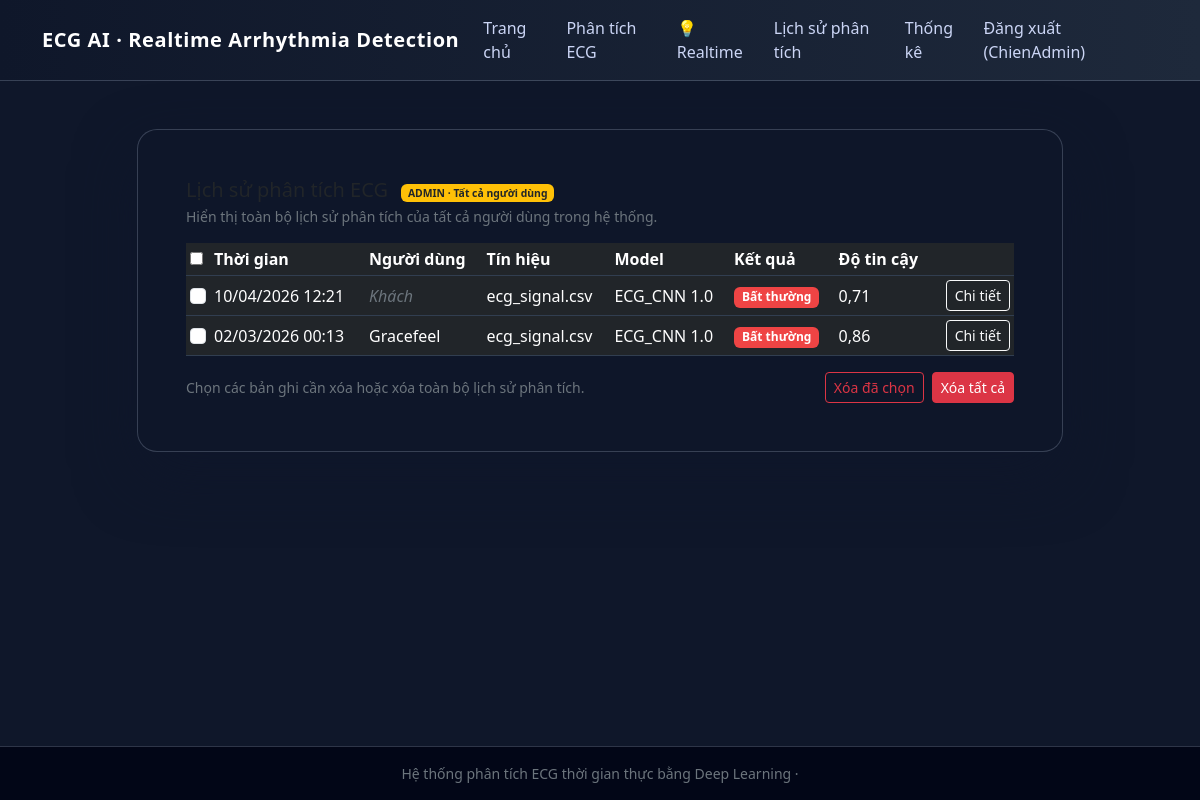
Before: /lich-su-phan-tich/ (signed in) with the older database file.
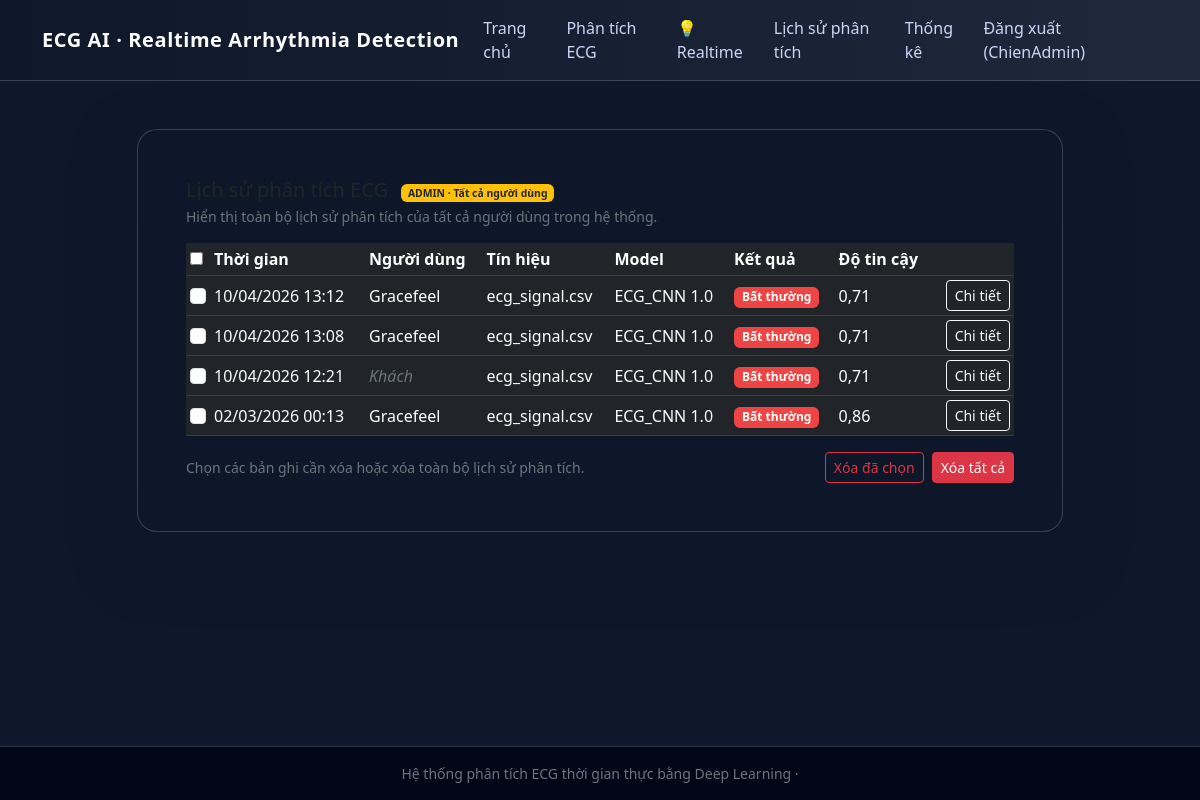
After: the same page with the newer database file.
### ecg/models.py (models this page shows, shortened)
class Prediction(models.Model):
    id = models.UUIDField(primary_key=True, default=uuid.uuid4, editable=False)
    signal = models.ForeignKey(
        ECGSignal, on_delete=models.CASCADE, related_name="predictions"
    )
    model = models.ForeignKey(
        ModelVersion, on_delete=models.PROTECT, related_name="predictions"
    )
    predicted_class = models.IntegerField()
    confidence_score = models.FloatField()
    mapped_result = models.CharField(max_length=20)
    timestamp = models.DateTimeField(default=timezone.now)
    created_at = models.DateTimeField(default=timezone.now)

class ECGSignal(models.Model):
    id = models.UUIDField(primary_key=True, default=uuid.uuid4, editable=False)
    user = models.ForeignKey(
        settings.AUTH_USER_MODEL,
        on_delete=models.SET_NULL,
        null=True,
        blank=True,
        related_name="ecg_signals",
    )
    signal_file = models.CharField(max_length=255)
    sampling_rate = models.IntegerField()
    duration = models.FloatField()
    uploaded_at = models.DateTimeField(default=timezone.now)

class ModelVersion(models.Model):
    id = models.UUIDField(primary_key=True, default=uuid.uuid4, editable=False)
    model_name = models.CharField(max_length=100)
    version = models.CharField(max_length=20)
    model_path = models.CharField(max_length=255)
    is_active = models.BooleanField(default=True)
    created_at = models.DateTimeField(default=timezone.now)

### users/models.py (models this page shows, shortened)
class User(AbstractUser):
    id = models.UUIDField(primary_key=True, default=uuid.uuid4, editable=False)
    username = models.CharField("Tên đăng nhập", max_length=150, unique=True)
    email = models.EmailField("email", max_length=150, unique=True)
    date_joined = models.DateTimeField("ngày tham gia", default=timezone.now)
    class Meta:
        verbose_name = "người dùng"
        verbose_name_plural = "người dùng"

### ecg/views.py (the view, shortened to what this page needs)
# urls.py: path("lich-su-phan-tich/", views.analysis_history, name="analysis_history"),
@login_required(login_url="users:login")
def analysis_history(request):
    if request.user.is_staff:
        predictions = (
            Prediction.objects.select_related("signal", "model", "signal__user")
            .order_by("-timestamp")[:100]
        )
        is_admin_view = True
    return render(
        request,
        "ecg/history.html",
        {
            "predictions": predictions,
            "is_admin_view": is_admin_view,
        },
    )

### ecg/templates/ecg/history.html (shortened to what the changed rows need)
{% extends "ecg/base.html" %}
{% block content %}
<div class="row justify-content-center">
    <div class="col-lg-10">
        <div class="card card-glass mb-4">
            <div class="card-body p-4 p-md-5">
                <div class="d-flex justify-content-between align-items-center mb-3">
                    <div>
                        <h1 class="h5 mb-1">Lịch sử phân tích ECG
                            {% if is_admin_view %}
                                <span class="badge bg-warning text-dark ms-2" style="font-size:0.65rem;">ADMIN · Tất cả người dùng</span>
                            {% endif %}
                        </h1>
                    </div>
                </div>
                {% if predictions %}
                    <form method="post" action="{% url 'ecg:delete_history' %}">
                        <div class="table-responsive">
                            <table class="table table-dark table-sm align-middle mb-0 history-table">
                                <thead>
                                    <tr>
                                        <th style="width: 1%;">
                                            <input type="checkbox" id="select-all">
                                        </th>
                                        <th>Thời gian</th>
                                        {% if is_admin_view %}
                                            <th>Người dùng</th>
                                        {% endif %}
                                        <th>Tín hiệu</th>
                                        <th>Model</th>
                                        <th>Kết quả</th>
                                        <th>Độ tin cậy</th>
                                        <th></th>
                                    </tr>
                                </thead>
                                <tbody>
                                    {% for p in predictions %}
                                        <tr>
                                            <td>
                                                <input
                                                    type="checkbox"
                                                    name="selected_predictions"
                                                    value="{{ p.id }}"
                                                    class="form-check-input prediction-checkbox"
                                                >
                                            </td>
                                            <td>{{ p.timestamp|date:"d/m/Y H:i" }}</td>
                                            {% if is_admin_view %}
                                                <td>
                                                    {% if p.signal.user %}
                                                        {{ p.signal.user.username }}
                                                    {% else %}
                                                        <span class="text-secondary fst-italic">Khách</span>
                                                    {% endif %}
                                                </td>
                                            {% endif %}
                                            <td>{{ p.signal.signal_file }}</td>
                                            <td>{{ p.model.model_name }} {{ p.model.version }}</td>
                                            <td>
                                                {% if p.mapped_result == "Bình thường" %}
                                                    <span class="badge badge-normal">Bình thường</span>
                                                {% else %}
                                                    <span class="badge badge-abnormal">Bất thường</span>
                                                {% endif %}
                                            </td>
                                            <td>{{ p.confidence_score|floatformat:2 }}</td>
                                            <td class="text-end">
                                                <a href="{% url 'ecg:prediction_detail' p.id %}" class="btn btn-outline-light btn-sm">
                                                    Chi tiết
                                                </a>
                                            </td>
                                        </tr>
                                    {% endfor %}
                                </tbody>
                            </table>
                        </div>
                    </form>
                {% else %}
                    <p class="text-secondary small mb-0">
                        Chưa có bản ghi phân tích nào. Hãy thực hiện phân tích ECG trước.
                    </p>
                {% endif %}
            </div>
        </div>
    </div>
</div>
{% endblock %}

Changed rows visible on the page:
added Prediction: timestamp "10/04/2026 13:12", signal.user.username "Gracefeel", signal.signal_file "ecg_signal.csv", model.model_name "ECG_CNN", model.version "1.0", mapped_result "Bất thường", confidence_score "0,71"
added Prediction: timestamp "10/04/2026 13:08", signal.user.username "Gracefeel", signal.signal_file "ecg_signal.csv", model.model_name "ECG_CNN", model.version "1.0", mapped_result "Bất thường", confidence_score "0,71"
